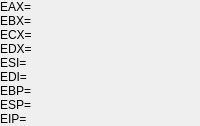
                   <widget class="QWidget" name="registers_32">
                    <layout class="QGridLayout" name="gridLayout_6">
                     <property name="leftMargin">
                      <number>0</number>
                     </property>
                     <property name="topMargin">
                      <number>0</number>
                     </property>
                     <property name="rightMargin">
                      <number>0</number>
                     </property>
                     <property name="bottomMargin">
                      <number>0</number>
                     </property>
                     <property name="spacing">
                      <number>0</number>
                     </property>
                     <item row="0" column="0">
                      <layout class="QVBoxLayout" name="verticalLayout_14">
                       <property name="spacing">
                        <number>0</number>
                       </property>
                       <item>
                        <layout class="QHBoxLayout" name="horizontalLayout_3">
                         <property name="spacing">
                          <number>0</number>
                         </property>
                         <item>
                          <layout class="QVBoxLayout" name="verticalLayout_2">
                           <property name="spacing">
                            <number>0</number>
                           </property>
                           <item>
                            <widget class="QRegisterLabel" name="EAX">
                             <property name="font">
                              <font>
                               <pointsize>9</pointsize>
                              </font>
                             </property>
                             <property name="text">
                              <string>EAX=</string>
                             </property>
                            </widget>
                           </item>
                           <item>
                            <widget class="QRegisterLabel" name="EBX">
                             <property name="font">
                              <font>
                               <pointsize>9</pointsize>
                              </font>
                             </property>
                             <property name="text">
                              <string>EBX=</string>
                             </property>
                            </widget>
                           </item>
                           <item>
                            <widget class="QRegisterLabel" name="ECX">
                             <property name="font">
                              <font>
                               <pointsize>9</pointsize>
                              </font>
                             </property>
                             <property name="text">
                              <string>ECX=</string>
                             </property>
                            </widget>
                           </item>
                           <item>
                            <widget class="QRegisterLabel" name="EDX">
                             <property name="font">
                              <font>
                               <pointsize>9</pointsize>
                              </font>
                             </property>
                             <property name="text">
                              <string>EDX=</string>
                             </property>
                            </widget>
                           </item>
                           <item>
                            <widget class="QRegisterLabel" name="ESI">
                             <property name="font">
                              <font>
                               <pointsize>9</pointsize>
                              </font>
                             </property>
                             <property name="text">
                              <string>ESI=</string>
                             </property>
                            </widget>
                           </item>
                           <item>
                            <widget class="QRegisterLabel" name="EDI">
                             <property name="font">
                              <font>
                               <pointsize>9</pointsize>
                              </font>
                             </property>
                             <property name="text">
                              <string>EDI=</string>
                             </property>
                            </widget>
                           </item>
                           <item>
                            <widget class="QRegisterLabel" name="EBP">
                             <property name="font">
                              <font>
                               <pointsize>9</pointsize>
                              </font>
                             </property>
                             <property name="text">
                              <string>EBP=</string>
                             </property>
                            </widget>
                           </item>
                           <item>
                            <widget class="QRegisterLabel" name="ESP">
                             <property name="font">
                              <font>
                               <pointsize>9</pointsize>
                              </font>
                             </property>
                             <property name="text">
                              <string>ESP=</string>
                             </property>
                            </widget>
                           </item>
                           <item>
                            <widget class="QRegisterLabel" name="EIP">
                             <property name="font">
                              <font>
                               <pointsize>9</pointsize>
                              </font>
                             </property>
                             <property name="text">
                              <string>EIP=</string>
                             </property>
                            </widget>
                           </item>
                          </layout>
                         </item>
                         <item>
                          <spacer name="horizontalSpacer_10">
                           <property name="orientation">
                            <enum>Qt::Horizontal</enum>
                           </property>
                           <property name="sizeHint" stdset="0">
                            <size>
                             <width>40</width>
                             <height>20</height>
                            </size>
                           </property>
                          </spacer>
                         </item>
                        </layout>
                       </item>
                      </layout>
                     </item>
                    </layout>
                   </widget>
